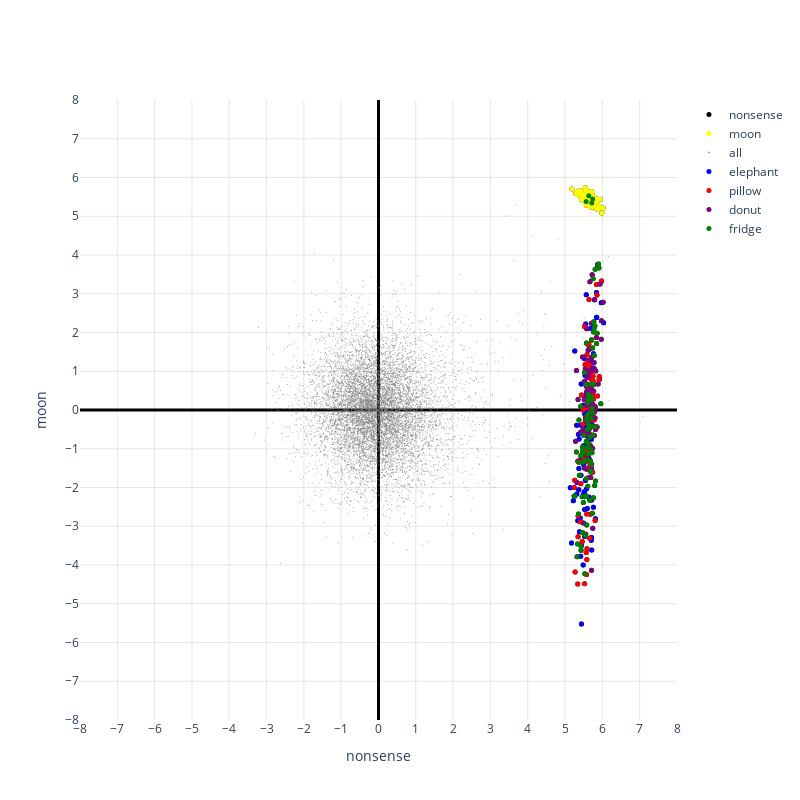

Source (notebook cell):
### Code cell
fig = go.Figure()

for category in categories_to_plot:
    fig.add_trace(go.Scatter(x=x[category], y=y[category], mode='markers', name=category,
                             marker=dict(size=5 if category != "all" else 1, opacity=1 if category != "all" else 0.8, color=colors_hex[category])))

fig.update_layout(plot_bgcolor='white', xaxis=dict(showgrid=True, gridcolor='black', gridwidth=0.1), yaxis=dict(showgrid=True, gridcolor='black', gridwidth=0.1))

fig.update_xaxes(dtick=1)
fig.update_yaxes(dtick=1)

fig.update_xaxes(zeroline=True, zerolinecolor='black', zerolinewidth=3)
fig.update_yaxes(zeroline=True, zerolinecolor='black', zerolinewidth=3)

fig.update_xaxes(title_text=indices[0])
fig.update_yaxes(title_text=indices[1])

lim = 8
fig.update_xaxes(range=[-lim, lim])
fig.update_yaxes(range=[-lim, lim])

fig.update_layout(width=800, height=800)

fig.show()
